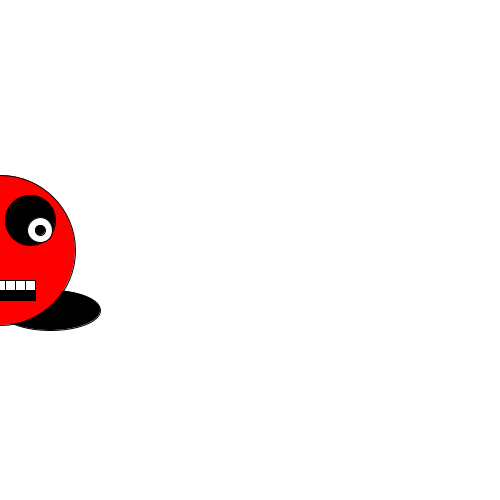
Frame 1 (no input)
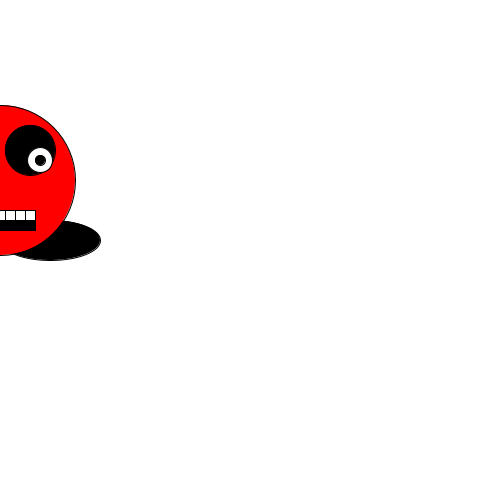
Frame 60 (the mouse pressed at the canvas centre just before this capture)
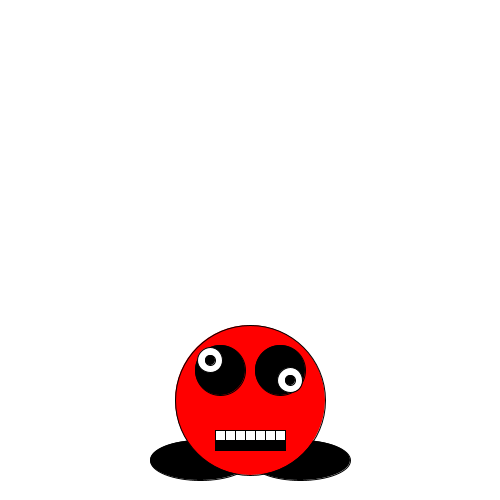
Frame 120 (the mouse held since frame 60 and released just before this capture)

The Processing sketch that drew these frames (run headless with seeded random() and noise(); from frame 60 on, the mouse is pressed at the canvas centre):

// Processing sketch: processing_129275
// ── processing_129275.pde

int monsterX;
int monsterY;
int richting;
int teller;
boolean test;


void setup() {
size(500,500);
monsterX = 250;
monsterY = 250;
richting = 10;
teller = 0;
test = true;}

void draw() {
background(255,255,255); 
teken();
update();
test();
}

void teken(){
stroke(0);
fill(255,0,0);
ellipseMode(CENTER);
fill(0);
ellipse(mouseX-50,monsterY+60,100,40);
ellipse(mouseX+50,monsterY+60,100,40);
fill(255,0,0); 
if (test == false){
fill (0); }
else { fill (255,0,0); }
ellipse(mouseX,monsterY,150,150);
fill(0);
ellipse(mouseX-30,monsterY-30,50,50);
ellipse(mouseX+30,monsterY-30,50,50);
fill(255);
ellipse(mouseX-40,monsterY-40,25,25);
ellipse(mouseX+40,monsterY-20,25,25);
fill(0);
ellipse(mouseX-40,monsterY-40,10,10);
ellipse(mouseX+40,monsterY-20,10,10);
fill(0);
rect(mouseX-35,monsterY+30,70,20);
fill(255);
for(int i = 0; i < 65; i = i + 10){
  rect(i + mouseX-35,monsterY+30,10,10); } }



void update(){
monsterY = monsterY + richting;

if(monsterY > 500 || monsterY < 0) {
richting = - richting;
  teller = teller + 1;} }

void test(){
if(teller == 10){
  teller = 0; 
test = !test; }
  

println(teller);
} 


//referentiepunt 250
